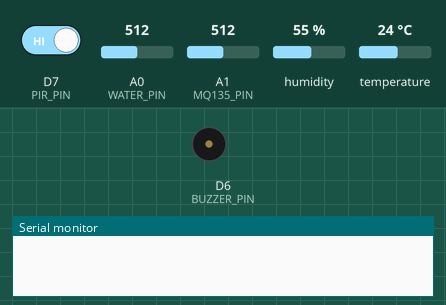
The sketch below on a simulated Arduino MKR. Shown: buzzer (waves = sounding, pin HIGH), the last lines printed to the serial monitor. The inputs (shaded band) are chosen by the test bench; at power-on: D7 (PIR_PIN) HIGH, A0 (WATER_PIN) = 512, A1 (MQ135_PIN) = 512, humidity 55 %, temperature 24 °C. WiFi joins after 1.5 s; servers stay silent unless stated; network time is answered at once with the bench clock; uploads are accepted with an empty reply; the local clock reads 2024-03-15 10:24:30 at power-on unless the sketch sets it.

Above: at 0.0 s.
At 8.6 s:
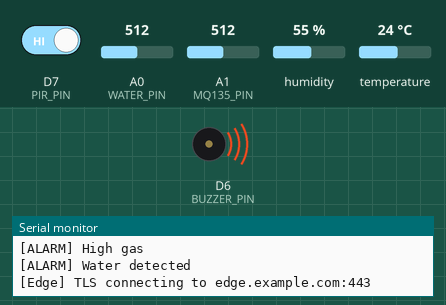
Timing chart, 0 to 10.1 s (numbered marks = the images above):
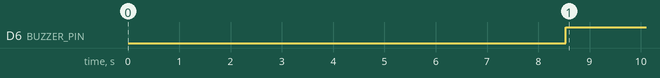

Measured:
- by itself, D6 (BUZZER_PIN): LOW → HIGH at 8.5 s

The sketch:

PATROL_TLS.ino
```cpp
/*
 PATROL_TLS.ino
 Patrol guard sketch adapted to send telemetry to Edge ingestion endpoint over HTTPS/TLS.
 - Reads DHT22, MQ-135, water sensor, PIR.
 - Sends JSON to Edge /ingest using WiFiSSLClient with Bearer token.
 - Edge will handle ML inference and write to InfluxDB & MQTT alerts.
*/

#include <WiFiNINA.h>
#include "DHT.h"
#include <NTPClient.h>
#include <WiFiUdp.h>

#define DHTPIN A2
#define DHTTYPE DHT22

#define MQ135_PIN A1
#define WATER_PIN A0
#define PIR_PIN 7
#define BUZZER_PIN 6

DHT dht(DHTPIN, DHTTYPE);

// WiFi + NTP
char ssid[] = "Fairy";
char pass[] = "1608z246<3";
WiFiUDP ntpUDP;
NTPClient timeClient(ntpUDP, "pool.ntp.org", 0, 60000);

// Edge TLS server
const char EDGE_HOST[] = "edge.example.com"; // change to your domain/IP
const uint16_t EDGE_PORT = 443;
const char EDGE_API_KEY[] = "REPLACE_WITH_EDGE_API_KEY";

const unsigned long LOOP_INTERVAL_MS = 5000UL; // 5 seconds
unsigned long lastLoop = 0;

void ensureWiFi() {
  if (WiFi.status() == WL_CONNECTED) return;
  Serial.println("[WiFi] Attempting reconnect...");
  long start = millis();
  WiFi.begin(ssid, pass);
  while (WiFi.status() != WL_CONNECTED && (millis() - start < 15000)) {
    Serial.print(".");
    delay(500);
  }
  if (WiFi.status() == WL_CONNECTED) {
    Serial.println("\n[WiFi] Reconnected.");
    Serial.print("[WiFi] IP: ");
    Serial.println(WiFi.localIP());
  } else {
    Serial.println("\n[WiFi] Reconnect timed out.");
  }
}

bool sendToEdgeTLS(String payload) {
  ensureWiFi();
  if (WiFi.status() != WL_CONNECTED) { Serial.println("[Edge] No WiFi"); return false; }
  WiFiSSLClient client;
  Serial.print("[Edge] TLS connecting to "); Serial.print(EDGE_HOST); Serial.print(":"); Serial.println(EDGE_PORT);
  if (!client.connect(EDGE_HOST, EDGE_PORT)) {
    Serial.println("[Edge] TLS connect failed");
    return false;
  }
  String req = String("POST /ingest HTTP/1.1\r\n");
  req += "Host: " + String(EDGE_HOST) + ":" + String(EDGE_PORT) + "\r\n";
  req += "Authorization: Bearer " + String(EDGE_API_KEY) + "\r\n";
  req += "Content-Type: application/json\r\n";
  req += "Content-Length: " + String(payload.length()) + "\r\n";
  req += "Connection: close\r\n\r\n";
  req += payload;
  client.print(req);
  unsigned long start = millis();
  while (!client.available() && millis() - start < 2000) delay(10);
  String resp = "";
  while (client.available()) resp += (char)client.read();
  Serial.print("[Edge] Resp: "); Serial.println(resp);
  client.stop();
  return true;
}

void debugPrintHeader() {
  Serial.println(F("========================================"));
  Serial.print(F("Timestamp (ms): ")); Serial.println(millis());
}

void setup() {
  Serial.begin(115200);
  while (!Serial) { ; }
  delay(2000);
  Serial.println("Patrol Unit (Edge TLS) starting...");
  dht.begin();
  pinMode(MQ135_PIN, INPUT);
  pinMode(WATER_PIN, INPUT);
  pinMode(PIR_PIN, INPUT);
  pinMode(BUZZER_PIN, OUTPUT);
  digitalWrite(BUZZER_PIN, LOW);

  WiFi.begin(ssid, pass);
  unsigned long start = millis();
  while (WiFi.status() != WL_CONNECTED && millis() - start < 15000) {
    delay(500);
    Serial.print(".");
  }
  if (WiFi.status() == WL_CONNECTED) Serial.println("\nWiFi connected");
  else Serial.println("\nWiFi failed - will retry in loop");

  timeClient.begin();
  timeClient.update();
  lastLoop = millis();
}

void loop() {
  if (millis() - lastLoop < LOOP_INTERVAL_MS) return;
  lastLoop = millis();
  debugPrintHeader();

  ensureWiFi();
  if (WiFi.status() != WL_CONNECTED) {
    Serial.println("[Main] Skipped data read/send due to Wi-Fi disconnection.");
    return;
  }

  float temperature = dht.readTemperature();
  float humidity = dht.readHumidity();
  int gasValue = analogRead(MQ135_PIN);
  int waterValue = analogRead(WATER_PIN);
  int pirValue = digitalRead(PIR_PIN);

  Serial.println(F("---- SENSOR READINGS ----"));
  if (isnan(temperature)) Serial.println(F("Temp: ERROR (NaN)")); else { Serial.print(F("Temp: ")); Serial.print(temperature, 2); Serial.println(F(" °C")); }
  if (isnan(humidity)) Serial.println(F("Humidity: ERROR (NaN)")); else { Serial.print(F("Humidity: ")); Serial.print(humidity, 2); Serial.println(F(" %")); }
  Serial.print(F("MQ-135 (raw): ")); Serial.println(gasValue);
  Serial.print(F("Water sensor (raw): ")); Serial.println(waterValue);
  Serial.print(F("PIR state (digital): ")); Serial.println(pirValue);
  Serial.println(F("-------------------------"));

  bool alarmState = false;
  if (gasValue > 500) { Serial.println(F("[ALARM] High gas")); alarmState = true; }
  if (waterValue > 300) { Serial.println(F("[ALARM] Water detected")); alarmState = true; }

  if (alarmState) digitalWrite(BUZZER_PIN, HIGH);
  else digitalWrite(BUZZER_PIN, LOW);

  // Build JSON payload
  timeClient.update();
  String payload = "{\"device\":\"patrol_unit\",\"ts\":" + String(timeClient.getEpochTime());
  payload += ",\"temp\":" + String(temperature,2);
  payload += ",\"humidity\":" + String(humidity,2);
  payload += ",\"gas\":" + String(gasValue);
  payload += ",\"water\":" + String(waterValue);
  payload += ",\"pir\":" + String(pirValue);
  payload += "}";
  bool ok = sendToEdgeTLS(payload);
  if (ok) Serial.println(F("[Main] Sent data to Edge."));
  else Serial.println(F("[Main] Edge send failed."));
  Serial.println(F("Loop cycle complete."));
}
```
